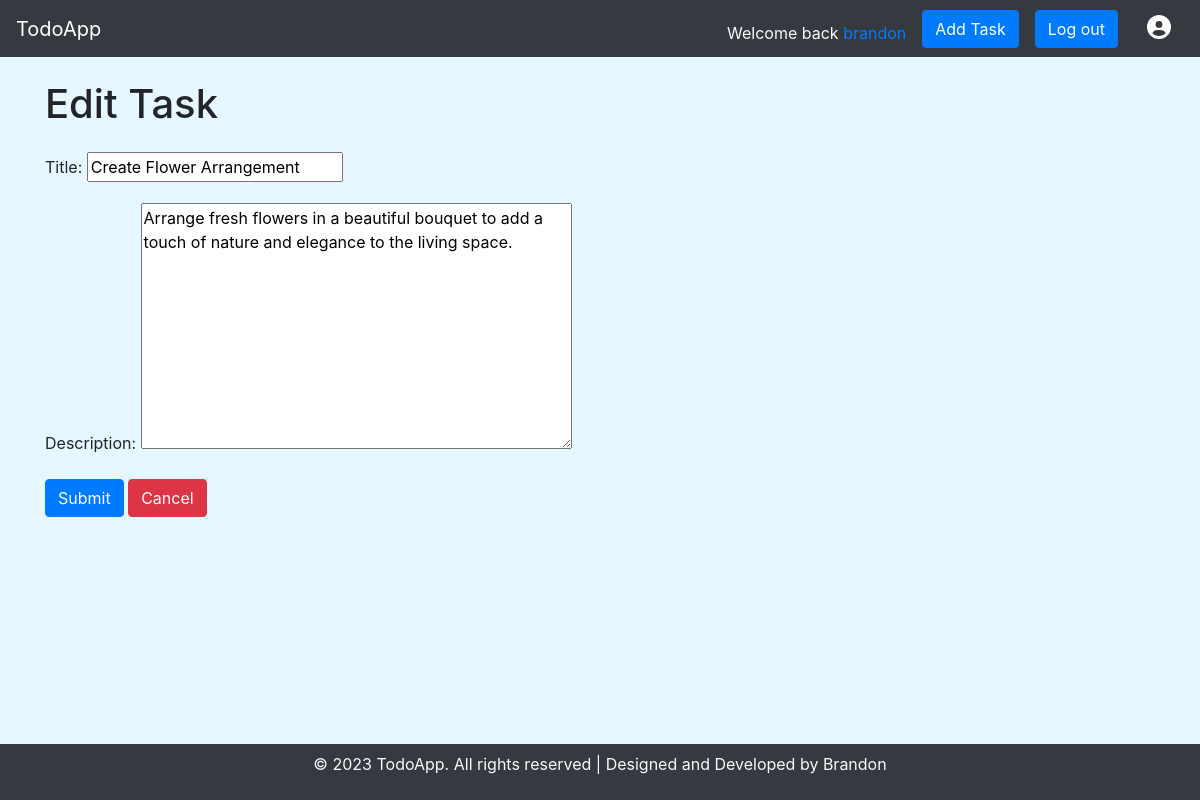
Page /edit/6/ (signed in) on the committed database.
### To_do_app/models.py (models this page shows, shortened)
class To_Do_List(models.Model):
    Title = models.CharField(max_length=50)
    Description = models.TextField()
    Time_created = models.DateTimeField(auto_now_add=True)
    user = models.ForeignKey(User, on_delete=models.CASCADE,null=True, blank=True)

### To_do_app/views.py (the view)
# urls.py: path('edit/<int:taskid>/', edit_task, name='edit'),
@login_required
def edit_task(request, taskid):
    task = get_object_or_404(To_Do_List, pk=taskid)
    if request.method == 'POST':
        form = To_Do_List_Form(request.POST, instance=task)
        if form.is_valid():
            form.save()
            return redirect('home')
    else:
        form = To_Do_List_Form(instance=task)
    context = {
        'form' : form,
        'task' : task
    }
    return render(request, 'Todoapp/edit_task.html', context)

### To_do_app/forms.py
class To_Do_List_Form(forms.ModelForm):
    class Meta:
        model = To_Do_List
        exclude = ['user']

### To_do_app/templates/Todoapp/edit_task.html (shortened to what this page needs)
{% extends 'core/base.html' %}
{% block content %}
    <h1 class="mb-4">Edit Task</h1>
    <form method = 'POST'>
        {{ form.as_p }}
        <button type="submit" class="btn btn-primary"> Submit </button>
        <a type="button" class="btn btn-danger" href="{% url 'home' %}"> Cancel </a>
    </form>
{% endblock content %}

### templates/core/base.html (shortened to what this page needs)
<!DOCTYPE html>
{% load static %}
<html lang="en">
<head>
    <link rel="stylesheet" href="https://stackpath.bootstrapcdn.com/bootstrap/4.3.1/css/bootstrap.min.css">
    <link rel="stylesheet" href="https://cdnjs.cloudflare.com/ajax/libs/font-awesome/4.7.0/css/font-awesome.min.css">
</head>
<body style="background-color: #e6f7ff;  padding-top: 56px; padding-bottom: 56px;">
        <nav class="navbar navbar-expand-lg navbar-dark bg-dark fixed-top">
            <a class="navbar-brand" href="{% url 'home' %}">TodoApp</a>
            <div class="collapse navbar-collapse justify-content-end">
                {% if task.count == 1 %}
                <p class="text-light mt-2 mb-0">Welcome back <a href="{% url 'profile' %}">{{ request.user }}</a>, you have {{ task.count }} task today </p>
                {% elif task.count > 1 %}
                <p class="text-light mt-2 mb-0">Welcome back <a href="{% url 'profile' %}">{{ request.user }}</a>, you have {{ task.count }} tasks today </p>
                {% else %}
                <p class="text-light mt-2 mb-0">Welcome back <a href="{% url 'profile' %}">{{ request.user }}</a></p>
                {% endif %}
                {% if task.count == 0 %}
                {{ pass }}
                {% else %}
                <a type="button" class="btn btn-primary ml-3" href="{% url 'create' %}">
                    Add Task
                </a>
                {% endif %}
                <a type="button" class="btn btn-primary ml-3" href="{% url 'logout' %}">
                    Log out
                </a>
                <a type="button" class="btn  ml-3" href="{% url 'profile' %}">
                    <i class="fa fa-user-circle" aria-hidden="true" style="color: white; font-size: 24px;"></i>
                </a>
            </div>
        </nav>
    <div class="container mt-4">
    <div class="align-content-between justify-content-center align-content-center align-items-center mt-2">
    {% block content %}
    {% endblock content %}
    </div>
    <footer class="footer fixed-bottom bg-dark text-light text-center py-2">
        <p>&copy; 2023 TodoApp. All rights reserved | Designed and Developed by Brandon</p>
    </footer>
</body>
</html>

### rows in the picture
To_Do_List: Title "Create Flower Arrangement", Description "Arrange fresh flowers in a beautiful bouquet to add a touch of nature and elegance to the living space."

### other values in the picture
{{ request.user }} "brandon"
